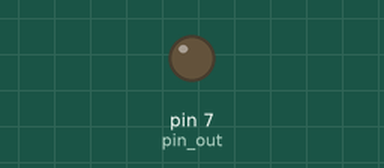
A sketch run on a simulated Arduino Uno, built with avr-gcc and run on an emulated ATmega328P. Parts: output pins drawn as LEDs (lit = HIGH).

Above: at 1.6 s.
At 4.3 s:
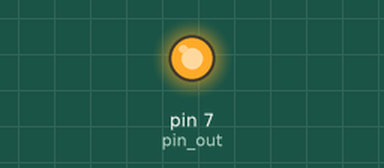
Timing chart, 0 to 11.1 s (numbered marks = the images above):
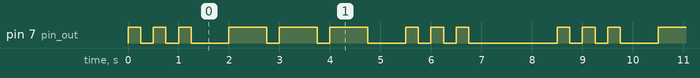

The sketch:

embedded.ino
```cpp
int pin_out = 7;
int dit = 250;
int inter_ele = 250;
int dah = 750;
int inter_letter = 750;
int inter_word = 1750;


void setup(){
  pinMode(pin_out, OUTPUT);
}

void loop(){

  digitalWrite(pin_out, HIGH);
  delay(dit);
  digitalWrite(pin_out, LOW);
  delay(inter_ele);
  digitalWrite(pin_out, HIGH);
  delay(dit);
  digitalWrite(pin_out, LOW);
  delay(inter_ele);
  digitalWrite(pin_out, HIGH);
  delay(dit);
  digitalWrite(pin_out, LOW);
  delay(inter_letter);

  digitalWrite(pin_out, HIGH);
  delay(dah);
  digitalWrite(pin_out, LOW);
  delay(inter_ele);
  digitalWrite(pin_out, HIGH);
  delay(dah);
  digitalWrite(pin_out, LOW);
  delay(inter_ele);
  digitalWrite(pin_out, HIGH);
  delay(dah);
  digitalWrite(pin_out, LOW);
  delay(inter_letter);

  digitalWrite(pin_out, HIGH);
  delay(dit);
  digitalWrite(pin_out, LOW);
  delay(inter_ele);
  digitalWrite(pin_out, HIGH);
  delay(dit);
  digitalWrite(pin_out, LOW);
  delay(inter_ele);
  digitalWrite(pin_out, HIGH);
  delay(dit);
  digitalWrite(pin_out, LOW);
  delay(inter_word);

}
```

hello_blink.c
```cpp
#include<avr/io.h>
#include<avr/interrupt.h>
//using https://ww1.microchip.com/downloads/en/devicedoc/atmel-2549-8-bit-avr-microcontroller-atmega640-1280-1281-2560-2561_datasheet.pdf
//background information from https://www.youtube.com/watch?v=hX5k1OWqCtg&list=PLCfTdbBFZLXWOjRyKWdliCb-AvCyAP_9l&index=4
volatile uint8_t counter = 0;

int main(void){
  //set arduino pin 11 (at2560 port b5 to output)
  DDRB |= (1 << DDB5);
  //turn on TCCR0A pins to setup timing
  TCCR0A |= (1 << WGM01);
  TCCR0A |= (1 << COM0A1);
  //set timing scaling register
  OCR0A = 249;
  //setup OCIE0A compare inturrupt
  TIMSK0 |= (1 << OCIE0A);
  //setup global interrupt status register i-bit
  //SREG |= (1 << 7);

  //also setup global interrupt (above may be redundant)
  sei();
  //setup prescaler
  TCCR0B |= (1 << CS02);

  while(1){

    //when counter has reached desired value (500 ms) toggle arduino pin 11, at2560 portb5, reset counter
    if(counter >= 125){
      PORTB ^= (1 << PORTB5);
      counter = 0;
    }
  }
}

ISR (TIMER0_COMPA_vect)
{
  counter++;
}
```

Measured:
- by itself, pin 7 (pin_out): repeats every 8.5 s: 2 × (LOW 0.25 s, HIGH 0.25 s), LOW 0.75 s, 2 × (HIGH 0.75 s, LOW 0.25 s), HIGH 0.75 s, LOW 0.75 s, 2 × (HIGH 0.25 s, LOW 0.25 s), HIGH 0.25 s, LOW 1.8 s, HIGH 0.25 s
- by itself, everything shown: repeats every 8.5 s, in 18 steps
